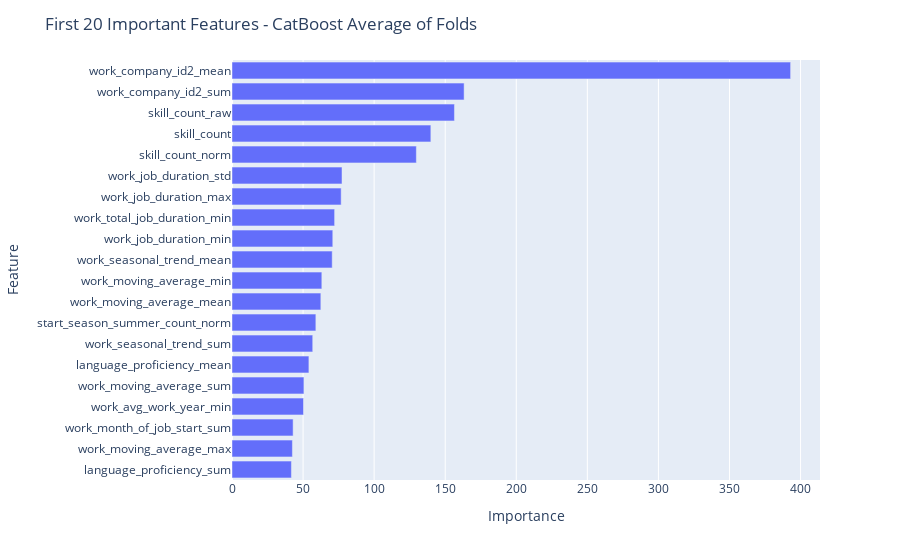

Here is the notebook cell this chart was saved with:
### Code cell
test = pd.read_csv("./test_user_lang_work_revise.csv")
test = test.merge(skills_count, on="user_id", how="left")
test = test.merge(skills_countencode_test_agg, on="user_id", how="left")
test.drop(columns=["user_id"],inplace=True)

models = encode_test(skills_countencode_train_agg)
model_preds = [model.predict(test) for model in models]
model_preds

### Figure 1 — Plotly figure (JSON) as saved in the notebook; plotly's stock layout.template omitted (floating-point values rounded to 4 significant figures)
{"data": [{"alignmentgroup": "True", "hovertemplate": "Importance=%{x}<br>Feature=%{y}<extra></extra>", "legendgroup": "", "marker": {"color": "#636efa", "pattern": {"shape": ""}}, "name": "", "offsetgroup": "", "orientation": "h", "showlegend": false, "textposition": "auto", "type": "bar", "x": [41.8, 42.5, 43, 50.3, 50.6, 54.1, 56.8, 59, 62.5, 63.2, 70.5, 70.9, 72.2, 76.8, 77.4, 129.7, 139.9, 156.5, 163.3, 393], "xaxis": "x", "y": ["language_proficiency_sum", "work_moving_average_max", "work_month_of_job_start_sum", "work_avg_work_year_min", "work_moving_average_sum", "language_proficiency_mean", "work_seasonal_trend_sum", "start_season_summer_count_norm", "work_moving_average_mean", "work_moving_average_min", "work_seasonal_trend_mean", "work_job_duration_min", "work_total_job_duration_min", "work_job_duration_max", "work_job_duration_std", "skill_count_norm", "skill_count", "skill_count_raw", "work_company_id2_sum", "work_company_id2_mean"], "yaxis": "y"}], "layout": {"barmode": "relative", "legend": {"tracegroupgap": 0}, "margin": {"t": 60}, "title": {"text": "First 20 Important Features - CatBoost Average of Folds"}, "xaxis": {"anchor": "y", "domain": [0, 1], "title": {"text": "Importance"}}, "yaxis": {"anchor": "x", "domain": [0, 1], "title": {"text": "Feature"}}}}
